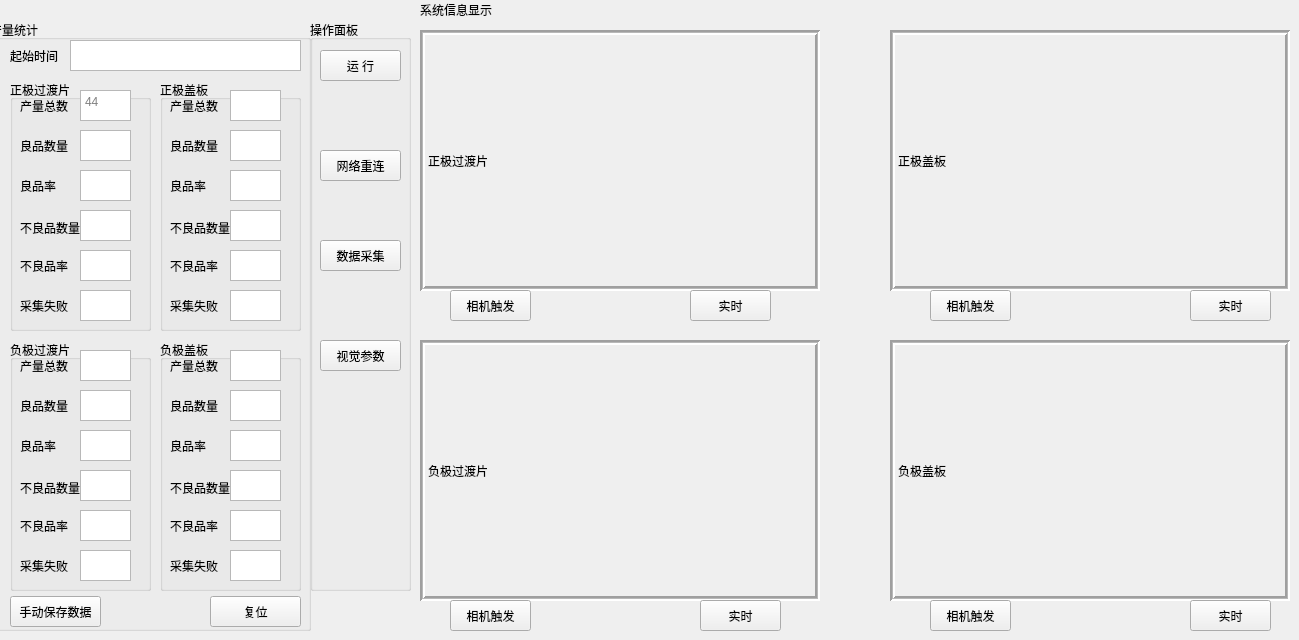
    <widget class="QWidget" name="tMainPage">
     <attribute name="title">
      <string>主界面</string>
     </attribute>
     <widget class="QLabel" name="lCamPlateP">
      <property name="geometry">
       <rect>
        <x>890</x>
        <y>30</y>
        <width>400</width>
        <height>261</height>
       </rect>
      </property>
      <property name="frameShape">
       <enum>QFrame::Box</enum>
      </property>
      <property name="frameShadow">
       <enum>QFrame::Sunken</enum>
      </property>
      <property name="lineWidth">
       <number>2</number>
      </property>
      <property name="midLineWidth">
       <number>1</number>
      </property>
      <property name="text">
       <string>正极盖板</string>
      </property>
      <property name="scaledContents">
       <bool>true</bool>
      </property>
     </widget>
     <widget class="QLabel" name="lCamPlateN">
      <property name="geometry">
       <rect>
        <x>890</x>
        <y>340</y>
        <width>400</width>
        <height>261</height>
       </rect>
      </property>
      <property name="frameShape">
       <enum>QFrame::Box</enum>
      </property>
      <property name="frameShadow">
       <enum>QFrame::Sunken</enum>
      </property>
      <property name="lineWidth">
       <number>2</number>
      </property>
      <property name="midLineWidth">
       <number>1</number>
      </property>
      <property name="text">
       <string>负极盖板</string>
      </property>
      <property name="scaledContents">
       <bool>true</bool>
      </property>
     </widget>
     <widget class="QLabel" name="lCamSheetN">
      <property name="geometry">
       <rect>
        <x>420</x>
        <y>340</y>
        <width>400</width>
        <height>261</height>
       </rect>
      </property>
      <property name="frameShape">
       <enum>QFrame::Box</enum>
      </property>
      <property name="frameShadow">
       <enum>QFrame::Sunken</enum>
      </property>
      <property name="lineWidth">
       <number>2</number>
      </property>
      <property name="midLineWidth">
       <number>1</number>
      </property>
      <property name="text">
       <string>负极过渡片</string>
      </property>
      <property name="scaledContents">
       <bool>true</bool>
      </property>
     </widget>
     <widget class="QLabel" name="lCamSheetP">
      <property name="geometry">
       <rect>
        <x>420</x>
        <y>30</y>
        <width>400</width>
        <height>261</height>
       </rect>
      </property>
      <property name="mouseTracking">
       <bool>false</bool>
      </property>
      <property name="autoFillBackground">
       <bool>false</bool>
      </property>
      <property name="frameShape">
       <enum>QFrame::Box</enum>
      </property>
      <property name="frameShadow">
       <enum>QFrame::Sunken</enum>
      </property>
      <property name="lineWidth">
       <number>2</number>
      </property>
      <property name="midLineWidth">
       <number>1</number>
      </property>
      <property name="text">
       <string>正极过渡片</string>
      </property>
      <property name="scaledContents">
       <bool>true</bool>
      </property>
     </widget>
     <widget class="QGroupBox" name="gProductRecord">
      <property name="geometry">
       <rect>
        <x>-10</x>
        <y>20</y>
        <width>321</width>
        <height>611</height>
       </rect>
      </property>
      <property name="autoFillBackground">
       <bool>false</bool>
      </property>
      <property name="title">
       <string>产量统计</string>
      </property>
      <widget class="QLabel" name="label_2">
       <property name="geometry">
        <rect>
         <x>20</x>
         <y>30</y>
         <width>54</width>
         <height>12</height>
        </rect>
       </property>
       <property name="text">
        <string>起始时间</string>
       </property>
      </widget>
      <widget class="QTextEdit" name="tTime">
       <property name="geometry">
        <rect>
         <x>80</x>
         <y>20</y>
         <width>231</width>
         <height>31</height>
        </rect>
       </property>
       <property name="readOnly">
        <bool>true</bool>
       </property>
      </widget>
      <widget class="QGroupBox" name="gPsheet">
       <property name="geometry">
        <rect>
         <x>20</x>
         <y>60</y>
         <width>141</width>
         <height>251</height>
        </rect>
       </property>
       <property name="title">
        <string>正极过渡片</string>
       </property>
       <widget class="QLabel" name="label_7">
        <property name="geometry">
         <rect>
          <x>10</x>
          <y>20</y>
          <width>54</width>
          <height>12</height>
         </rect>
        </property>
        <property name="text">
         <string>产量总数</string>
        </property>
       </widget>
       <widget class="QTextEdit" name="tPsheetTotal">
        <property name="geometry">
         <rect>
          <x>70</x>
          <y>10</y>
          <width>51</width>
          <height>31</height>
         </rect>
        </property>
        <property name="readOnly">
         <bool>true</bool>
        </property>
        <property name="tabStopWidth">
         <number>80</number>
        </property>
        <property name="placeholderText">
         <string>44</string>
        </property>
       </widget>
       <widget class="QLabel" name="label_8">
        <property name="geometry">
         <rect>
          <x>10</x>
          <y>60</y>
          <width>54</width>
          <height>12</height>
         </rect>
        </property>
        <property name="text">
         <string>良品数量</string>
        </property>
       </widget>
       <widget class="QTextEdit" name="tPsheetGood">
        <property name="enabled">
         <bool>true</bool>
        </property>
        <property name="geometry">
         <rect>
          <x>70</x>
          <y>50</y>
          <width>51</width>
          <height>31</height>
         </rect>
        </property>
        <property name="readOnly">
         <bool>true</bool>
        </property>
       </widget>
       <widget class="QLabel" name="label_9">
        <property name="geometry">
         <rect>
          <x>10</x>
          <y>100</y>
          <width>54</width>
          <height>12</height>
         </rect>
        </property>
        <property name="text">
         <string>良品率</string>
        </property>
       </widget>
       <widget class="QTextEdit" name="tPsheetGoodRate">
        <property name="geometry">
         <rect>
          <x>70</x>
          <y>90</y>
          <width>51</width>
          <height>31</height>
         </rect>
        </property>
        <property name="readOnly">
         <bool>true</bool>
        </property>
       </widget>
       <widget class="QLabel" name="label_20">
        <property name="geometry">
         <rect>
          <x>10</x>
          <y>140</y>
          <width>61</width>
          <height>16</height>
         </rect>
        </property>
        <property name="text">
         <string>不良品数量</string>
        </property>
       </widget>
       <widget class="QTextEdit" name="tPsheetBad">
        <property name="geometry">
         <rect>
          <x>70</x>
          <y>130</y>
          <width>51</width>
          <height>31</height>
         </rect>
        </property>
        <property name="readOnly">
         <bool>true</bool>
        </property>
       </widget>
       <widget class="QLabel" name="label_19">
        <property name="geometry">
         <rect>
          <x>10</x>
          <y>180</y>
          <width>54</width>
          <height>12</height>
         </rect>
        </property>
        <property name="text">
         <string>不良品率</string>
        </property>
       </widget>
       <widget class="QTextEdit" name="tPsheetBadRate">
        <property name="geometry">
         <rect>
          <x>70</x>
          <y>170</y>
          <width>51</width>
          <height>31</height>
         </rect>
        </property>
        <property name="readOnly">
         <bool>true</bool>
        </property>
       </widget>
       <widget class="QLabel" name="label_33">
        <property name="geometry">
         <rect>
          <x>10</x>
          <y>220</y>
          <width>54</width>
          <height>12</height>
         </rect>
        </property>
        <property name="text">
         <string>采集失败</string>
        </property>
       </widget>
       <widget class="QTextEdit" name="tPsheetFail">
        <property name="geometry">
         <rect>
          <x>70</x>
          <y>210</y>
          <width>51</width>
          <height>31</height>
         </rect>
        </property>
        <property name="readOnly">
         <bool>true</bool>
        </property>
       </widget>
      </widget>
      <widget class="QGroupBox" name="gPplate">
       <property name="geometry">
        <rect>
         <x>170</x>
         <y>60</y>
         <width>141</width>
         <height>251</height>
        </rect>
       </property>
       <property name="title">
        <string>正极盖板</string>
       </property>
       <widget class="QLabel" name="label_21">
        <property name="geometry">
         <rect>
          <x>10</x>
          <y>20</y>
          <width>54</width>
          <height>12</height>
         </rect>
        </property>
        <property name="text">
         <string>产量总数</string>
        </property>
       </widget>
       <widget class="QTextEdit" name="tPplateTotal">
        <property name="geometry">
         <rect>
          <x>70</x>
          <y>10</y>
          <width>51</width>
          <height>31</height>
         </rect>
        </property>
        <property name="readOnly">
         <bool>true</bool>
        </property>
       </widget>
       <widget class="QLabel" name="label_22">
        <property name="geometry">
         <rect>
          <x>10</x>
          <y>60</y>
          <width>54</width>
          <height>12</height>
         </rect>
        </property>
        <property name="text">
         <string>良品数量</string>
        </property>
       </widget>
       <widget class="QTextEdit" name="tPplateGood">
        <property name="geometry">
         <rect>
          <x>70</x>
          <y>50</y>
          <width>51</width>
          <height>31</height>
         </rect>
        </property>
        <property name="readOnly">
         <bool>true</bool>
        </property>
       </widget>
       <widget class="QLabel" name="label_23">
        <property name="geometry">
         <rect>
          <x>10</x>
          <y>100</y>
          <width>54</width>
          <height>12</height>
         </rect>
        </property>
        <property name="text">
         <string>良品率</string>
        </property>
       </widget>
       <widget class="QTextEdit" name="tPplateGoodRate">
        <property name="geometry">
         <rect>
          <x>70</x>
          <y>90</y>
          <width>51</width>
          <height>31</height>
         </rect>
        </property>
        <property name="readOnly">
         <bool>true</bool>
        </property>
       </widget>
       <widget class="QLabel" name="label_24">
        <property name="geometry">
         <rect>
          <x>10</x>
          <y>140</y>
          <width>61</width>
          <height>16</height>
         </rect>
        </property>
        <property name="text">
         <string>不良品数量</string>
        </property>
       </widget>
       <widget class="QTextEdit" name="tPplateBad">
        <property name="geometry">
         <rect>
          <x>70</x>
          <y>130</y>
          <width>51</width>
          <height>31</height>
         </rect>
        </property>
        <property name="readOnly">
         <bool>true</bool>
        </property>
       </widget>
       <widget class="QLabel" name="label_25">
        <property name="geometry">
         <rect>
          <x>10</x>
          <y>180</y>
          <width>54</width>
          <height>12</height>
         </rect>
        </property>
        <property name="text">
         <string>不良品率</string>
        </property>
       </widget>
       <widget class="QTextEdit" name="tPplateBadRate">
        <property name="geometry">
         <rect>
          <x>70</x>
          <y>170</y>
          <width>51</width>
          <height>31</height>
         </rect>
        </property>
        <property name="readOnly">
         <bool>true</bool>
        </property>
       </widget>
       <widget class="QTextEdit" name="tPplateFail">
        <property name="geometry">
         <rect>
          <x>70</x>
          <y>210</y>
          <width>51</width>
          <height>31</height>
         </rect>
        </property>
        <property name="readOnly">
         <bool>true</bool>
        </property>
       </widget>
       <widget class="QLabel" name="label_34">
        <property name="geometry">
         <rect>
          <x>10</x>
          <y>220</y>
          <width>54</width>
          <height>12</height>
         </rect>
        </property>
        <property name="text">
         <string>采集失败</string>
        </property>
       </widget>
      </widget>
      <widget class="QGroupBox" name="gNplate">
       <property name="geometry">
        <rect>
         <x>170</x>
         <y>320</y>
         <width>141</width>
         <height>251</height>
        </rect>
       </property>
       <property name="title">
        <string>负极盖板</string>
       </property>
       <widget class="QLabel" name="label_26">
        <property name="geometry">
         <rect>
          <x>10</x>
          <y>20</y>
          <width>54</width>
          <height>12</height>
         </rect>
        </property>
        <property name="text">
         <string>产量总数</string>
        </property>
       </widget>
       <widget class="QTextEdit" name="tNplateTotal">
        <property name="geometry">
         <rect>
          <x>70</x>
          <y>10</y>
          <width>51</width>
          <height>31</height>
         </rect>
        </property>
        <property name="readOnly">
         <bool>true</bool>
        </property>
       </widget>
       <widget class="QLabel" name="label_27">
        <property name="geometry">
         <rect>
          <x>10</x>
          <y>60</y>
          <width>54</width>
          <height>12</height>
         </rect>
        </property>
        <property name="text">
         <string>良品数量</string>
        </property>
       </widget>
       <widget class="QTextEdit" name="tNplateGood">
        <property name="geometry">
         <rect>
          <x>70</x>
          <y>50</y>
          <width>51</width>
          <height>31</height>
         </rect>
        </property>
        <property name="readOnly">
         <bool>true</bool>
        </property>
       </widget>
       <widget class="QLabel" name="label_28">
        <property name="geometry">
         <rect>
          <x>10</x>
          <y>100</y>
          <width>54</width>
          <height>12</height>
         </rect>
        </property>
        <property name="text">
         <string>良品率</string>
        </property>
       </widget>
       <widget class="QTextEdit" name="tNplateGoodRate">
        <property name="geometry">
         <rect>
          <x>70</x>
          <y>90</y>
          <width>51</width>
          <height>31</height>
         </rect>
        </property>
        <property name="readOnly">
         <bool>true</bool>
        </property>
       </widget>
       <widget class="QLabel" name="label_29">
        <property name="geometry">
         <rect>
          <x>10</x>
          <y>140</y>
          <width>61</width>
          <height>16</height>
         </rect>
        </property>
        <property name="text">
         <string>不良品数量</string>
        </property>
       </widget>
       <widget class="QTextEdit" name="tNplateBad">
        <property name="geometry">
         <rect>
          <x>70</x>
          <y>130</y>
          <width>51</width>
          <height>31</height>
         </rect>
        </property>
        <property name="readOnly">
         <bool>true</bool>
        </property>
       </widget>
       <widget class="QLabel" name="label_30">
        <property name="geometry">
         <rect>
          <x>10</x>
          <y>180</y>
          <width>54</width>
          <height>12</height>
         </rect>
        </property>
        <property name="text">
         <string>不良品率</string>
        </property>
       </widget>
       <widget class="QTextEdit" name="tNplateBadRate">
        <property name="geometry">
         <rect>
          <x>70</x>
          <y>170</y>
          <width>51</width>
          <height>31</height>
         </rect>
        </property>
        <property name="readOnly">
         <bool>true</bool>
        </property>
       </widget>
       <widget class="QTextEdit" name="tNplateFail">
        <property name="geometry">
         <rect>
          <x>70</x>
          <y>210</y>
          <width>51</width>
          <height>31</height>
         </rect>
        </property>
        <property name="readOnly">
         <bool>true</bool>
        </property>
       </widget>
       <widget class="QLabel" name="label_36">
        <property name="geometry">
         <rect>
          <x>10</x>
          <y>220</y>
          <width>54</width>
          <height>12</height>
         </rect>
        </property>
        <property name="text">
         <string>采集失败</string>
        </property>
       </widget>
      </widget>
      <widget class="QGroupBox" name="gNsheet">
       <property name="geometry">
        <rect>
         <x>20</x>
         <y>320</y>
         <width>141</width>
         <height>251</height>
        </rect>
       </property>
       <property name="title">
        <string>负极过渡片</string>
       </property>
       <widget class="QLabel" name="label_10">
        <property name="geometry">
         <rect>
          <x>10</x>
          <y>20</y>
          <width>54</width>
          <height>12</height>
         </rect>
        </property>
        <property name="text">
         <string>产量总数</string>
        </property>
       </widget>
       <widget class="QTextEdit" name="tNsheetTotal">
        <property name="geometry">
         <rect>
          <x>70</x>
          <y>10</y>
          <width>51</width>
          <height>31</height>
         </rect>
        </property>
        <property name="readOnly">
         <bool>true</bool>
        </property>
       </widget>
       <widget class="QLabel" name="label_11">
        <property name="geometry">
         <rect>
          <x>10</x>
          <y>60</y>
          <width>54</width>
          <height>12</height>
         </rect>
        </property>
        <property name="text">
         <string>良品数量</string>
        </property>
       </widget>
       <widget class="QTextEdit" name="tNsheetGood">
        <property name="geometry">
         <rect>
          <x>70</x>
          <y>50</y>
          <width>51</width>
          <height>31</height>
         </rect>
        </property>
        <property name="readOnly">
         <bool>true</bool>
        </property>
       </widget>
       <widget class="QLabel" name="label_12">
        <property name="geometry">
         <rect>
          <x>10</x>
          <y>100</y>
          <width>54</width>
          <height>12</height>
         </rect>
        </property>
        <property name="text">
         <string>良品率</string>
        </property>
       </widget>
       <widget class="QTextEdit" name="tNsheetGoodRate">
        <property name="geometry">
         <rect>
          <x>70</x>
          <y>90</y>
          <width>51</width>
          <height>31</height>
         </rect>
        </property>
        <property name="readOnly">
         <bool>true</bool>
        </property>
       </widget>
       <widget class="QLabel" name="label_31">
        <property name="geometry">
         <rect>
          <x>10</x>
          <y>140</y>
          <width>61</width>
          <height>16</height>
         </rect>
        </property>
        <property name="text">
         <string>不良品数量</string>
        </property>
       </widget>
       <widget class="QTextEdit" name="tNsheetBad">
        <property name="geometry">
         <rect>
          <x>70</x>
          <y>130</y>
          <width>51</width>
          <height>31</height>
         </rect>
        </property>
        <property name="readOnly">
         <bool>true</bool>
        </property>
       </widget>
       <widget class="QLabel" name="label_32">
        <property name="geometry">
         <rect>
          <x>10</x>
          <y>180</y>
          <width>54</width>
          <height>12</height>
         </rect>
        </property>
        <property name="text">
         <string>不良品率</string>
        </property>
       </widget>
       <widget class="QTextEdit" name="tNsheetBadRate">
        <property name="geometry">
         <rect>
          <x>70</x>
          <y>170</y>
          <width>51</width>
          <height>31</height>
         </rect>
        </property>
        <property name="readOnly">
         <bool>true</bool>
        </property>
       </widget>
       <widget class="QTextEdit" name="tNsheetFail">
        <property name="geometry">
         <rect>
          <x>70</x>
          <y>210</y>
          <width>51</width>
          <height>31</height>
         </rect>
        </property>
        <property name="readOnly">
         <bool>true</bool>
        </property>
       </widget>
       <widget class="QLabel" name="label_35">
        <property name="geometry">
         <rect>
          <x>10</x>
          <y>220</y>
          <width>54</width>
          <height>12</height>
         </rect>
        </property>
        <property name="text">
         <string>采集失败</string>
        </property>
       </widget>
      </widget>
      <widget class="QPushButton" name="bDataReset">
       <property name="geometry">
        <rect>
         <x>220</x>
         <y>576</y>
         <width>91</width>
         <height>31</height>
        </rect>
       </property>
       <property name="text">
        <string>复位</string>
       </property>
      </widget>
      <widget class="QPushButton" name="bDataSave">
       <property name="geometry">
        <rect>
         <x>20</x>
         <y>576</y>
         <width>91</width>
         <height>31</height>
        </rect>
       </property>
       <property name="text">
        <string>手动保存数据</string>
       </property>
      </widget>
     </widget>
     <widget class="QGroupBox" name="gControl">
      <property name="geometry">
       <rect>
        <x>310</x>
        <y>20</y>
        <width>101</width>
        <height>571</height>
       </rect>
      </property>
      <property name="title">
       <string>操作面板</string>
      </property>
      <widget class="QPushButton" name="bRun">
       <property name="geometry">
        <rect>
         <x>10</x>
         <y>30</y>
         <width>81</width>
         <height>31</height>
        </rect>
       </property>
       <property name="text">
        <string>运 行</string>
       </property>
      </widget>
      <widget class="QPushButton" name="bDataReset_4">
       <property name="geometry">
        <rect>
         <x>10</x>
         <y>130</y>
         <width>81</width>
         <height>31</height>
        </rect>
       </property>
       <property name="text">
        <string>网络重连</string>
       </property>
      </widget>
      <widget class="QPushButton" name="bDataReset_5">
       <property name="geometry">
        <rect>
         <x>10</x>
         <y>220</y>
         <width>81</width>
         <height>31</height>
        </rect>
       </property>
       <property name="text">
        <string>数据采集</string>
       </property>
      </widget>
      <widget class="QPushButton" name="bVisionPara">
       <property name="geometry">
        <rect>
         <x>10</x>
         <y>320</y>
         <width>81</width>
         <height>31</height>
        </rect>
       </property>
       <property name="text">
        <string>视觉参数</string>
       </property>
      </widget>
     </widget>
     <widget class="QPushButton" name="bPsheetTrig">
      <property name="geometry">
       <rect>
        <x>450</x>
        <y>290</y>
        <width>81</width>
        <height>31</height>
       </rect>
      </property>
      <property name="text">
       <string>相机触发</string>
      </property>
     </widget>
     <widget class="QPushButton" name="bPplateTrig">
      <property name="geometry">
       <rect>
        <x>930</x>
        <y>290</y>
        <width>81</width>
        <height>31</height>
       </rect>
      </property>
      <property name="text">
       <string>相机触发</string>
      </property>
     </widget>
     <widget class="QPushButton" name="bNsheetTrig">
      <property name="geometry">
       <rect>
        <x>450</x>
        <y>600</y>
        <width>81</width>
        <height>31</height>
       </rect>
      </property>
      <property name="text">
       <string>相机触发</string>
      </property>
     </widget>
     <widget class="QPushButton" name="bNplateTrig">
      <property name="geometry">
       <rect>
        <x>930</x>
        <y>600</y>
        <width>81</width>
        <height>31</height>
       </rect>
      </property>
      <property name="text">
       <string>相机触发</string>
      </property>
     </widget>
     <widget class="QLabel" name="label_3">
      <property name="geometry">
       <rect>
        <x>420</x>
        <y>0</y>
        <width>861</width>
        <height>20</height>
       </rect>
      </property>
      <property name="text">
       <string>系统信息显示</string>
      </property>
     </widget>
     <widget class="QPushButton" name="bDataReset_10">
      <property name="geometry">
       <rect>
        <x>690</x>
        <y>290</y>
        <width>81</width>
        <height>31</height>
       </rect>
      </property>
      <property name="text">
       <string>实时</string>
      </property>
     </widget>
     <widget class="QPushButton" name="bDataReset_11">
      <property name="geometry">
       <rect>
        <x>1190</x>
        <y>290</y>
        <width>81</width>
        <height>31</height>
       </rect>
      </property>
      <property name="text">
       <string>实时</string>
      </property>
     </widget>
     <widget class="QPushButton" name="bDataReset_12">
      <property name="geometry">
       <rect>
        <x>700</x>
        <y>600</y>
        <width>81</width>
        <height>31</height>
       </rect>
      </property>
      <property name="text">
       <string>实时</string>
      </property>
     </widget>
     <widget class="QPushButton" name="bDataReset_13">
      <property name="geometry">
       <rect>
        <x>1190</x>
        <y>600</y>
        <width>81</width>
        <height>31</height>
       </rect>
      </property>
      <property name="text">
       <string>实时</string>
      </property>
     </widget>
    </widget>
